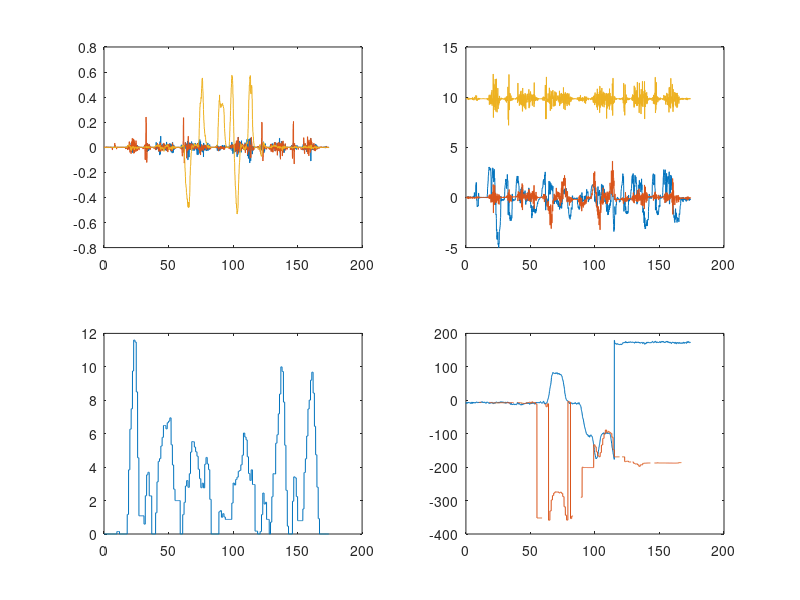
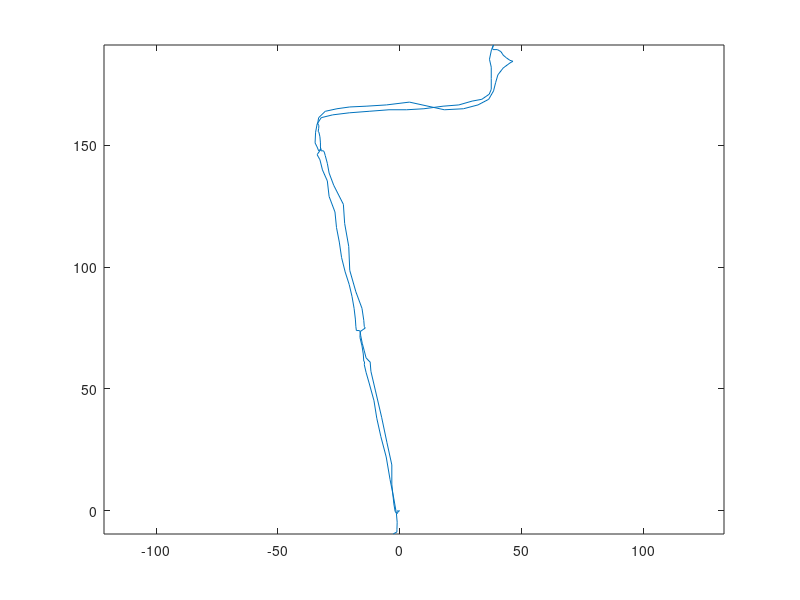

Reproduce these figures in MATLAB, in order.
tic

%disp('importing data');
%import=import_data('dane_ostatnie.csv');
%calibration=import_data('calibration.csv');
load('import.mat');
%import = calibration;

acc(:,1) = cell2mat(import(2:size(import,1),1));
acc(:,2) = cell2mat(import(2:size(import,1),2));
acc(:,3) = cell2mat(import(2:size(import,1),3));
time = 10^-3 * cell2mat(import(2:size(import,1),33)); %milliseconds
%span=1:size(acc,1);
%span=1:500;


%subplot(1,2,1);
subplot(2,2,1)
%plot(sqrt(acc(:,1).^2+acc(:,2).^2+acc(:,3).^2));
%plot(time,acc(:,1),time,acc(:,2),time,acc(:,3))
%plot(span,acc(:,1),span,acc(:,2),span,acc(:,3))

gyro(:,1) = cell2mat(import(2:size(import,1),10));
gyro(:,2) = cell2mat(import(2:size(import,1),11));
gyro(:,3) = cell2mat(import(2:size(import,1),12));

mag(:,1) = cell2mat(import(2:size(import,1),14));
mag(:,2) = cell2mat(import(2:size(import,1),15));
mag(:,3) = cell2mat(import(2:size(import,1),16));

speed = cell2mat(import(2:size(import,1),28));
altitude_gps = cell2mat(import(2:size(import,1),25));
altitude_barometer = cell2mat(import(2:size(import,1),27));

attitude_gps = cell2mat(import(2:size(import,1),30));

%subplot(1,2,2);


lat=cell2mat(import(2:size(import,1),23));
long=cell2mat(import(2:size(import,1),24));

%calibrating
load('calibration_results.mat')

for i=1:3
    acc(:,i)=acc(:,i)-x(i)*ones(size(acc,1),1);
end

for i=1:3
    acc(:,i)=acc(:,i)/(1+x(i+3));
end


%plot(sqrt(acc(:,1).^2+acc(:,2).^2+acc(:,3).^2))
%plot(time,acc(:,1),time,acc(:,2),time,acc(:,3))

%plot(span,acc(:,1),span,acc(:,2),span,acc(:,3))
%estimating the gravity vector (or at least a part of it)

%gamma=9.8123;

init_span=220:323;

a=mean(acc(init_span,:))';
a=a/norm(a);

%plusminus
beta=acos(a(3));

alpha=atan2(a(1),-a(2));

%not rotated about x axis
C_b_n_pre=rotz(rad2deg(alpha))*rotx(rad2deg(beta));
C_b_n_pre=C_b_n_pre*rotz(90);

%out1=C_b_n_pre'*a;
gyro_b=(C_b_n_pre'*gyro')';
plot(time,gyro_b(:,1),time,gyro_b(:,2),time,gyro_b(:,3))

subplot(2,2,2)
acc_b=(C_b_n_pre'*acc')';
plot(time,acc_b(:,1),time,acc_b(:,2),time,acc_b(:,3))
mag_b=(C_b_n_pre'*mag')';

for i=1:3
mag_b(:,i)=mag_b(:,i)-0.5*(max(mag_b(:,i))+min(mag_b(:,i)));
end


subplot(2,2,3)
%plot(time,mag_b(:,1),...
%    time,mag_b(:,2),...
%    time,mag_b(:,3));

plot(time, speed);

%plot(time, sqrt(out(:,1).^2+out(:,2).^2+out(:,3).^2))

attitude_mag=rad2deg(atan2(mag_b(:,2),mag_b(:,1)));

subplot(2,2,4)

%attitude_gps = fillmissing(attitude_gps,'next');




plot(time, attitude_mag, time,...
    attitude_gps-360);

figure
plot(10^6*6*deg2rad(long-long(1)),10^6*6*deg2rad(lat-lat(1)))
axis equal

toc


